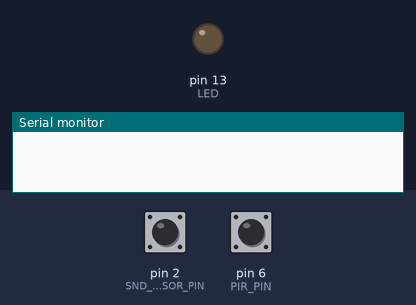
Bench run of a sketch on a simulated Arduino Uno, built with avr-gcc and run on an emulated ATmega328P. Shown: output pins drawn as LEDs (lit = HIGH), the last lines printed to the serial monitor. The test bench sets the inputs (shaded band); at power-on: pin 6 (PIR_PIN) LOW, pin 2 (SND_SENSOR_PIN) HIGH.

Above: at 1.2 s.
1.3 s: pin 6 (PIR_PIN) driven HIGH
At 2.5 s:
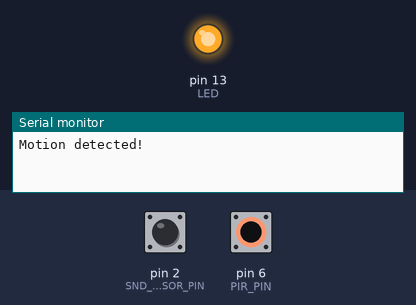
2.8 s: pin 2 (SND_SENSOR_PIN) driven LOW
4.7 s: pin 6 (PIR_PIN) driven LOW
7.7 s: pin 6 (PIR_PIN) pulsed HIGH 5 times (0.12 s each, 0.3 s apart)
12.2 s: pin 2 (SND_SENSOR_PIN) pulsed HIGH 2 times (0.12 s each, 0.3 s apart)
Timing chart, 0 to 15.2 s (numbered marks = the images above; inputs shaded):
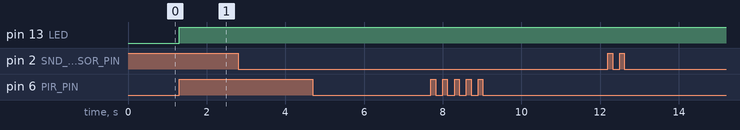

The sketch:

Snd_Mvt_detector.ino
```cpp
#define SND_SENSOR_PIN 2
#define PIR_PIN  6
#define LED 13

int val = 0;  // variable to store the value coming from the sensor
boolean flag = true;
int pirState = LOW;

void setup() {
  pinMode(SND_SENSOR_PIN, INPUT);
  pinMode(PIR_PIN, INPUT);
  pinMode(LED, OUTPUT);
  Serial.begin(9600);
}

void loop() {

  if( digitalRead(SND_SENSOR_PIN) == LOW )
  {
    Serial.println("Sound detected!");
    flag = !flag;
    //digitalWrite(LED, flag ? HIGH : LOW);
    //delay(200);
  }
  val = digitalRead(PIR_PIN);  // read input value
  if (val == HIGH)
  {            // check if the input is HIGH
    if (pirState == LOW)
    {      // we have just turned on
      digitalWrite(LED, HIGH);
      Serial.println("Motion detected!");      // We only want to print on the output change, not state
      pirState = HIGH;
    }
  }
  else
  {
    if (pirState == HIGH)
    {      // we have just turned of
      digitalWrite(LED, HIGH);
      Serial.println("Motion ended!");      // We only want to print on the output change, not state
      pirState = LOW;
    }
  }

}
```

Measured:
- after the input at 1.3 s, pin 13 (LED): LOW → HIGH at once
